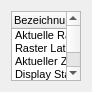
<?xml version="1.0" encoding="UTF-8"?>
<ui version="4.0">
 <class>DebuggerVicWindow</class>
 <widget class="QWidget" name="DebuggerVicWindow">
  <property name="geometry">
   <rect>
    <x>0</x>
    <y>0</y>
    <width>88</width>
    <height>88</height>
   </rect>
  </property>
  <property name="windowTitle">
   <string>VIC</string>
  </property>
  <layout class="QGridLayout" name="gridLayout">
   <item row="0" column="0">
    <widget class="TreeWidgetMod" name="OutputList">
     <property name="font">
      <font>
       <pointsize>8</pointsize>
      </font>
     </property>
     <property name="horizontalScrollBarPolicy">
      <enum>Qt::ScrollBarAlwaysOff</enum>
     </property>
     <property name="autoScroll">
      <bool>true</bool>
     </property>
     <property name="selectionMode">
      <enum>QAbstractItemView::NoSelection</enum>
     </property>
     <property name="rootIsDecorated">
      <bool>false</bool>
     </property>
     <attribute name="headerVisible">
      <bool>true</bool>
     </attribute>
     <column>
      <property name="text">
       <string>Bezeichnung</string>
      </property>
     </column>
     <column>
      <property name="text">
       <string>Inhalt</string>
      </property>
     </column>
     <item>
      <property name="text">
       <string>Aktuelle Rasterzeile</string>
      </property>
     </item>
     <item>
      <property name="text">
       <string>Raster Latch</string>
      </property>
     </item>
     <item>
      <property name="text">
       <string>Aktueller Zyklus</string>
      </property>
     </item>
     <item>
      <property name="text">
       <string>Display Status</string>
      </property>
     </item>
     <item>
      <property name="text">
       <string>Grafik Modus</string>
      </property>
     </item>
     <item>
      <property name="text">
       <string>Bank</string>
      </property>
     </item>
     <item>
      <property name="text">
       <string>Matrix Base</string>
      </property>
     </item>
     <item>
      <property name="text">
       <string>Char Base</string>
      </property>
     </item>
     <item>
      <property name="text">
       <string>IRQ Leitung</string>
      </property>
     </item>
    </widget>
   </item>
  </layout>
 </widget>
 <customwidgets>
  <customwidget>
   <class>TreeWidgetMod</class>
   <extends>QTreeWidget</extends>
   <header>tree_widget_mod.h</header>
  </customwidget>
 </customwidgets>
 <resources/>
 <connections/>
</ui>
